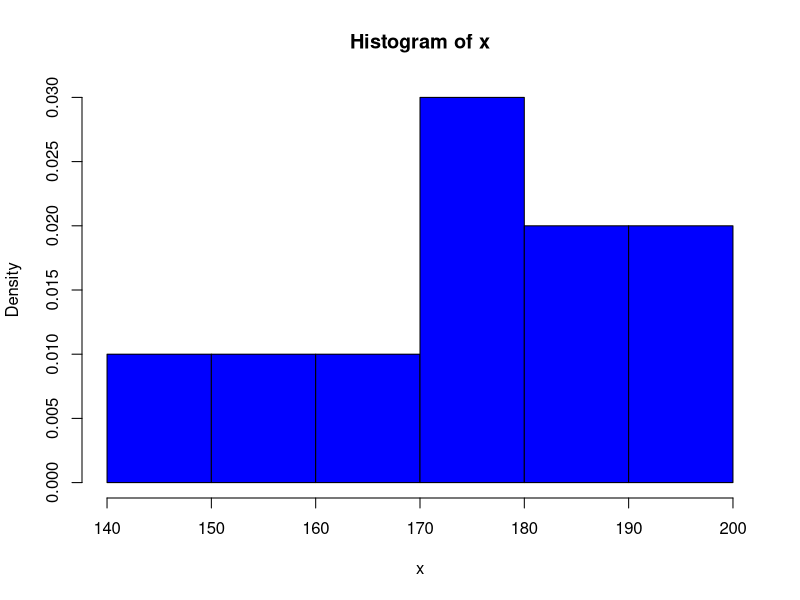
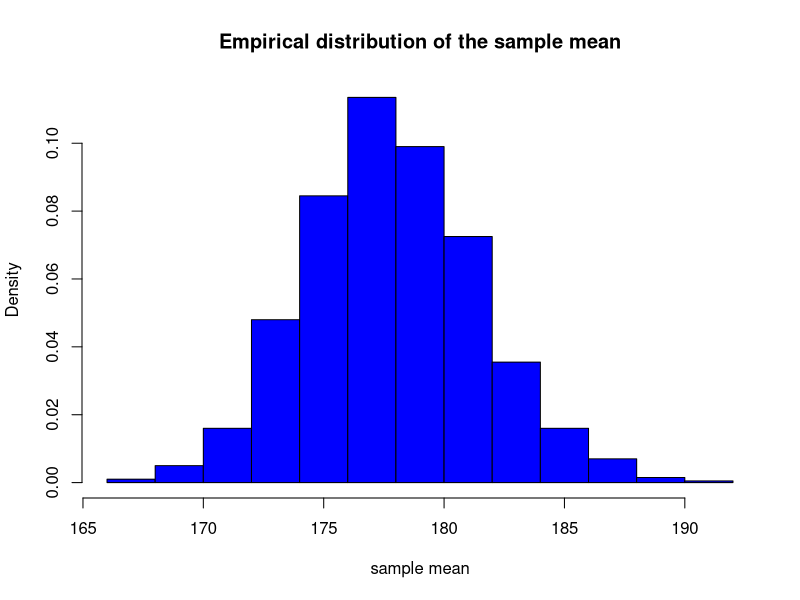
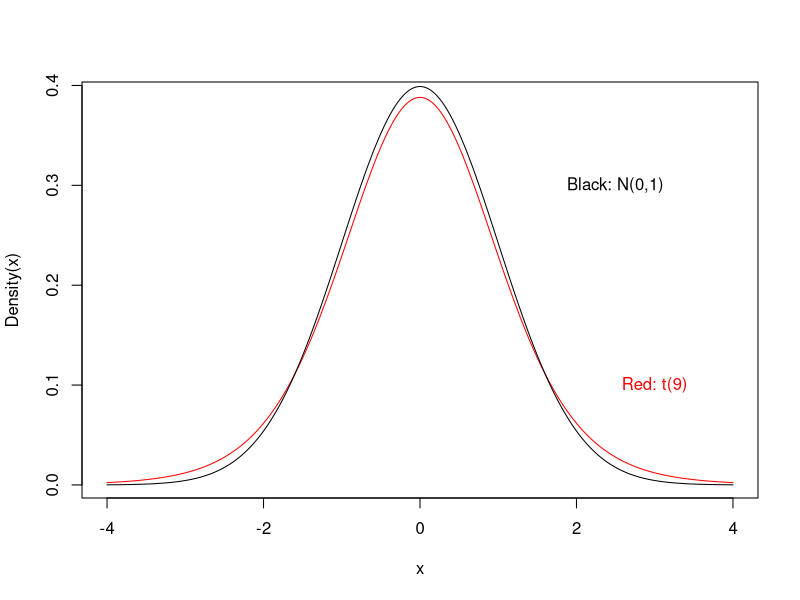
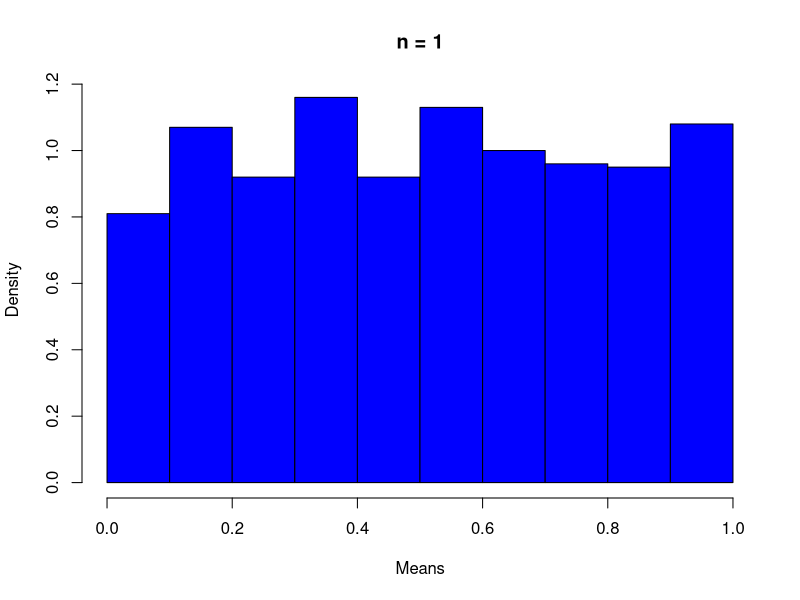
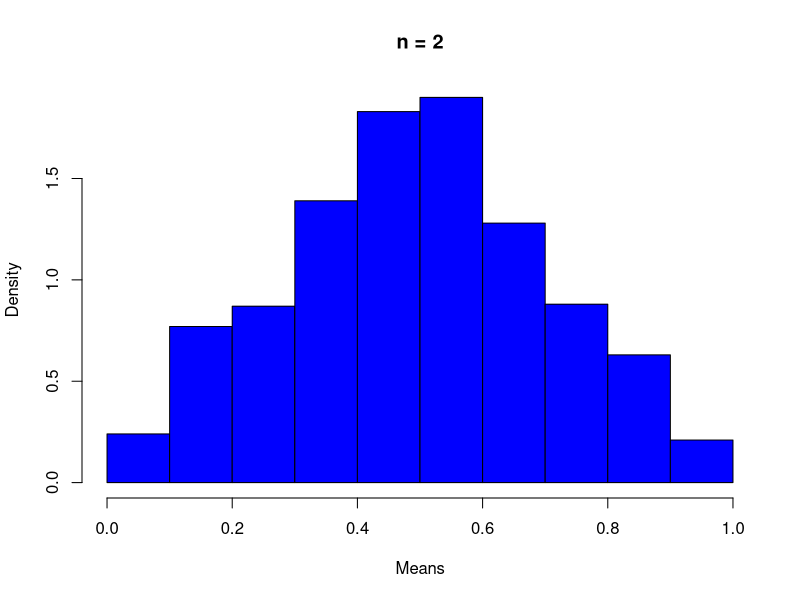
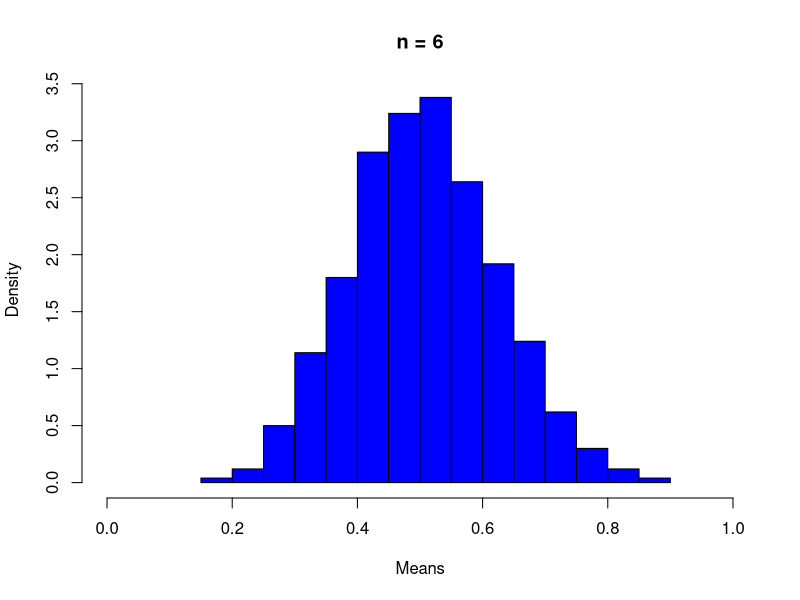
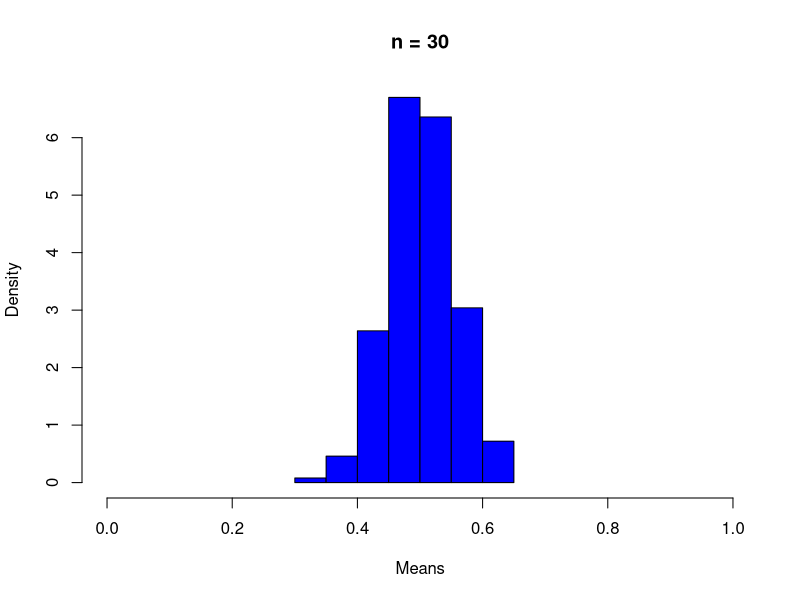
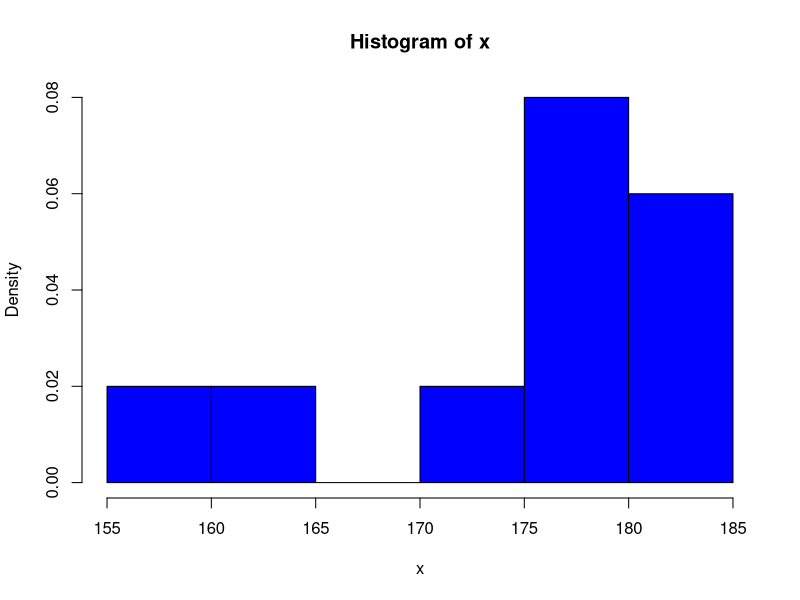

Write the R code that produced these figures, in order.
#################################################################
### Simulation study: (Empirical) distribution of sample mean ###
#################################################################

# 'True' mean and standard deviation
mu <- 178
sigma <- 12

# Sample size
n <- 10

# Simulate normal distributed X_i for n = 10
x <- rnorm(n = n, mean = mu, sd = sigma)
round(x)

# Empirical density
hist(x, prob = TRUE, col = 'blue')

# Compute sample mean
mean(x)

# Repeat the simulated sampling many times (1000 samples)
mat <- replicate(1000, rnorm(n = n, mean = mu, sd = sigma))

# Compute the sample mean for each sample
xbar <- apply(mat, 2, mean)
xbar

# See the distribution of the sample means
hist(xbar, prob = TRUE, col = 'blue', nclass = 10, xlab = "sample mean",
     main = "Empirical distribution of the sample mean")

# Empirical mean of sample means
mean(xbar)


#####################################################################
### Density function for t-distribution with 9 degrees of freedom ###
### plotted together with that of a standard normal distribution  ###
#####################################################################

x <- seq(-4, 4, by = 0.01)
plot(x, dt(x, df = 9), type = "l", col = "red", ylab = "Density(x)")
lines(x, dnorm(x), type = "l")
text(2.5, 0.3,"Black: N(0,1)")
text(3, 0.1,"Red: t(9)", col = "red")

#############################################################
### Example: Heights                                      ###
### Computing a 99% CI for mu using the 't.test' function ###
#############################################################

# Data
x <- c(168, 161, 167, 179, 184, 166, 198, 187, 191, 179)

# 99% CI for mu
t.test(x, conf.level = 0.99)

################################################################################
### CLT Example: Mean of independent and U(0,1)-distributed random variables ###
################################################################################

n <- 1 # Sample size
k <- 1000 # No. of samples (i.e. no. of means to be computed)

# Simulations from U(0,1)-distribution (k = 1000 samples, each of size n = 1)
u <- matrix(runif(k*n), ncol = n)

# Empirical density of means
hist(apply(u, 1, mean), col = "blue", main = "n = 1", xlab = "Means", prob = TRUE)

n <- 2 # Sample size
k <- 1000 # No. of samples (i.e. no. of means to be computed)

# Simulations from U(0,1)-distribution (k = 1000 samples, each of size n = 2)
u <- matrix(runif(k*n), ncol = n)

# Empirical density of means
hist(apply(u, 1, mean), col = "blue", main = "n = 2", xlab = "Means", xlim = c(0,1), prob = TRUE)

n <- 6 # Sample size
k <- 1000 # No. of samples (i.e. no. of means to be computed)

# Simulations from U(0,1)-distribution (k = 1000 samples, each of size n = 6)
u <- matrix(runif(k*n), ncol = n)

# Empirical density of means
hist(apply(u, 1, mean), col = "blue", main = "n = 6", xlab = "Means", xlim = c(0,1), prob = TRUE)

n <- 30 # Sample size
k <- 1000 # No. of samples (i.e. no. of means to be computed)

# Simulations from U(0,1)-distribution (k = 1000 samples, each of size n = 30)
u <- matrix(runif(k*n), ncol = n)

# Empirical density of means
hist(apply(u, 1, mean), col = "blue", main = "n = 30", xlab = "Means", xlim = c(0,1), prob = TRUE)


#####################################################################
### Simulation study: (Empirical) distribution of sample variance ###
#####################################################################

# 'True' mean and standard deviation
mu <- 178
sigma <- 12

# Sample size
n <- 10

# Simulate normal distributed X_i for n = 10
x <- rnorm(n = n, mean = mu, sd = sigma)
round(x)

# Empirical density
hist(x, prob = TRUE, col = 'blue')

# Compute sample mean
mean(x)

# Repeat the simulated sampling many times (1000 samples)
mat <- replicate(1000, rnorm(n = n, mean = mu, sd = sigma))

# Compute the sample variance for each sample
xbar <- apply(mat, 2, var)
xbar

# See the empirical distribution of the sample variances
hist((n-1)*xbar/sigma^2, prob = TRUE, col = 'blue', nclass = 30,
     main = "Empirical pdf of sample variance", xlab = "sample variance")

# Compare with ChiSquare pdf
xp <- seq(0,40,0.1)
lines(xp, dchisq(xp,df=n-1), col = "red", lw = 3)
text(25, 0.06,"ChiSquare(df=9)", col = "red")
